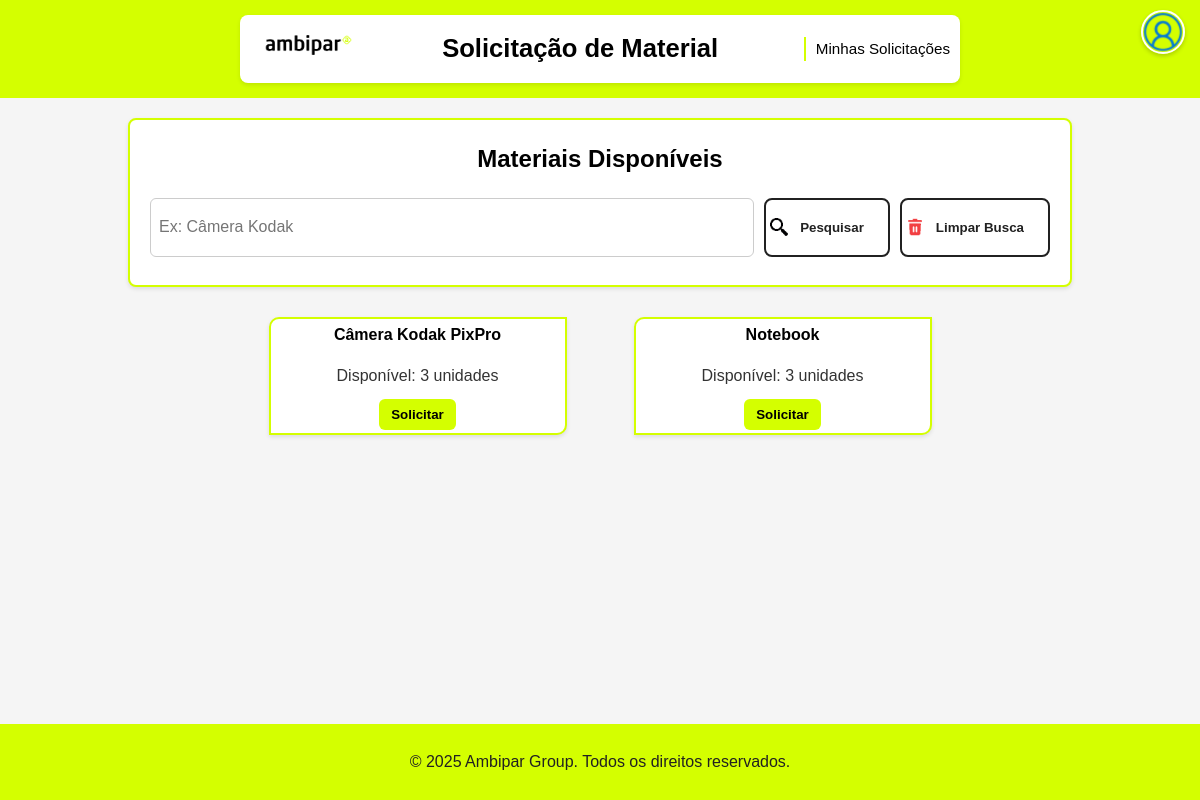
Page /materiais/ (signed in) on the earlier database version.
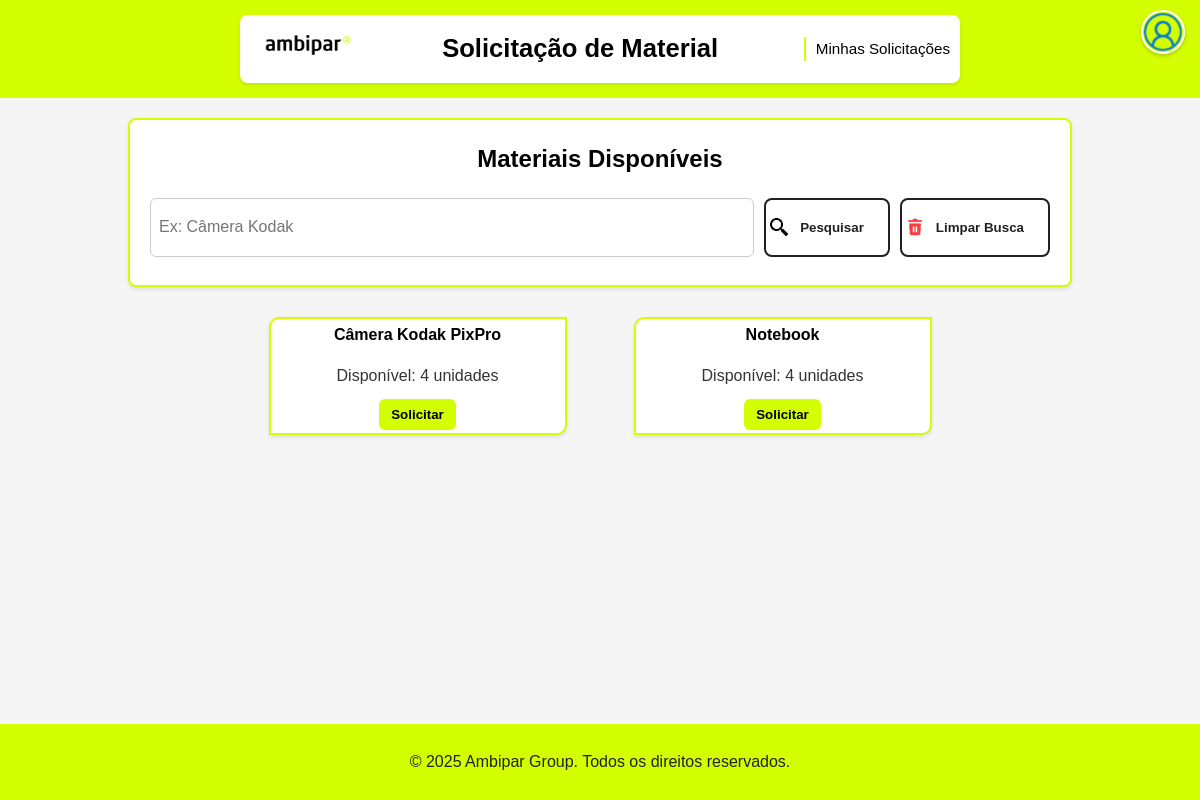
Same page on the later database version.
### materiais/models.py (models this page shows, shortened)
class Material(models.Model):
    nome = models.CharField(max_length=100)
    descricao = models.TextField(blank=True)
    quantidade = models.PositiveIntegerField(default=0)
    embarcado = models.BooleanField(default=False)  # Indica se o material está embarcado

### materiais/views.py (the view)
# urls.py: path('', lambda request: redirect('lista_materiais'), name='root'),
@login_required
def lista_materiais(request):
    materiais = Material.objects.all()
    return render(request, 'materiais/lista_materiais.html', {'materiais': materiais})

### materiais/templates/materiais/lista_materiais.html (shortened to what this page needs)
{% load static %}
<!DOCTYPE html>
<html lang="pt-BR">
<head>
    <link rel="stylesheet" href="{% static 'embarque.css' %}" />
</head>
<body>
    <header>
        <div class="nuvem">
            <div class="logo">
                <picture>
                    <source srcset="{% static 'img/logo_grupo_mobile.png' %}" type="image/png"
                        media="(max-width: 600px)" />
                    <source srcset="{% static 'img/logo_grupo_tablet.png' %}" type="image/png"
                        media="(max-width: 900px)" />
                    <img src="{% static 'img/logo_grupo.png' %}" alt="logo" />
                </picture>
            </div>
            <h1>Solicitação de Material</h1>
            <div class="info">
                <a href="{% url 'lista_solicitacoes' %}" class="link-solicitacoes">
                    <p>Minhas Solicitações</p>
                </a>
            </div>
        </div>
        <div class="botoes-header">
            <div class="user-menu">
                <img src="{% static 'img/profile.png' %}" alt="Usuário" class="user-img" onclick="toggleMenu()" />
            </div>
        </div>
    </header>
    <main>
        <div class="container">
            <div class="materiais">
                <h2>Materiais Disponíveis</h2>
                <div class="barra-pesquisa">
                    <form method="get">
                        <input type="text" name="q" placeholder="Ex: Câmera Kodak" class="pesquisar"
                            value="{{ request.GET.q }}">
                        <button type="submit" class="btn-pesquisar">
                            <p>Pesquisar</p>
                        </button>
                        <button class="btn-limpar" type="button">
                            <p>Limpar Busca</p>
                        </button>
                    </form>
                </div>
            </div>
        </div>
        <div class="disponiveis">
            <div class="lista_materiais">
                {% for material in materiais %}
                <div class="material-card">
                    <h3>{{ material.nome }}</h3>
                    <p>Disponível: {{ material.quantidade }} unidades</p>
                    <button type="button" class="btn-solicitar" data-id="{{ material.id }}"
                        data-nome="{{ material.nome }}">
                        Solicitar
                    </button>
                </div>
                {% empty %}
                <p>Nenhum material disponível no momento.</p>
                {% endfor %}
            </div>
        </div>
    </main>
    <footer>
        <p>© 2025 Ambipar Group. Todos os direitos reservados.</p>
    </footer>
</body>
</html>

Differences in the rows shown:
changed Material "Câmera Kodak PixPro": quantidade "3" → "4"
changed Material "Notebook": quantidade "3" → "4"
